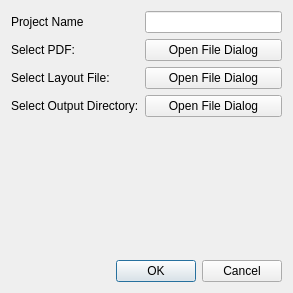
<?xml version="1.0" encoding="UTF-8"?>
<ui version="4.0">
 <class>OpenProjectDialog</class>
 <widget class="QDialog" name="OpenProjectDialog">
  <property name="geometry">
   <rect>
    <x>0</x>
    <y>0</y>
    <width>293</width>
    <height>293</height>
   </rect>
  </property>
  <layout class="QGridLayout" name="gridLayout">
   <item row="0" column="0">
    <layout class="QFormLayout" name="formLayout">
     <item row="1" column="0">
      <widget class="QLabel" name="selectPdfLabel">
       <property name="text">
        <string>Select PDF:</string>
       </property>
      </widget>
     </item>
     <item row="1" column="1">
      <widget class="QPushButton" name="selectPdfButton">
       <property name="text">
        <string>Open File Dialog</string>
       </property>
      </widget>
     </item>
     <item row="3" column="1">
      <widget class="QPushButton" name="selectOutDirButton">
       <property name="text">
        <string>Open File Dialog</string>
       </property>
      </widget>
     </item>
     <item row="3" column="0">
      <widget class="QLabel" name="selectOutDirLabel">
       <property name="text">
        <string>Select Output Directory:</string>
       </property>
      </widget>
     </item>
     <item row="0" column="0">
      <widget class="QLabel" name="projNameLabel">
       <property name="text">
        <string>Project Name</string>
       </property>
      </widget>
     </item>
     <item row="0" column="1">
      <widget class="QLineEdit" name="projNameLineEdit"/>
     </item>
     <item row="2" column="0">
      <widget class="QLabel" name="selectLayoutFileLabel">
       <property name="text">
        <string>Select Layout File:</string>
       </property>
      </widget>
     </item>
     <item row="2" column="1">
      <widget class="QPushButton" name="selectLayoutPathButton">
       <property name="text">
        <string>Open File Dialog</string>
       </property>
      </widget>
     </item>
    </layout>
   </item>
   <item row="1" column="0">
    <widget class="QDialogButtonBox" name="buttonBox">
     <property name="orientation">
      <enum>Qt::Orientation::Horizontal</enum>
     </property>
     <property name="standardButtons">
      <set>QDialogButtonBox::StandardButton::Cancel|QDialogButtonBox::StandardButton::Ok</set>
     </property>
    </widget>
   </item>
  </layout>
 </widget>
 <resources/>
 <connections>
  <connection>
   <sender>buttonBox</sender>
   <signal>accepted()</signal>
   <receiver>OpenProjectDialog</receiver>
   <slot>accept()</slot>
   <hints>
    <hint type="sourcelabel">
     <x>248</x>
     <y>254</y>
    </hint>
    <hint type="destinationlabel">
     <x>157</x>
     <y>274</y>
    </hint>
   </hints>
  </connection>
  <connection>
   <sender>buttonBox</sender>
   <signal>rejected()</signal>
   <receiver>OpenProjectDialog</receiver>
   <slot>reject()</slot>
   <hints>
    <hint type="sourcelabel">
     <x>316</x>
     <y>260</y>
    </hint>
    <hint type="destinationlabel">
     <x>286</x>
     <y>274</y>
    </hint>
   </hints>
  </connection>
 </connections>
</ui>
